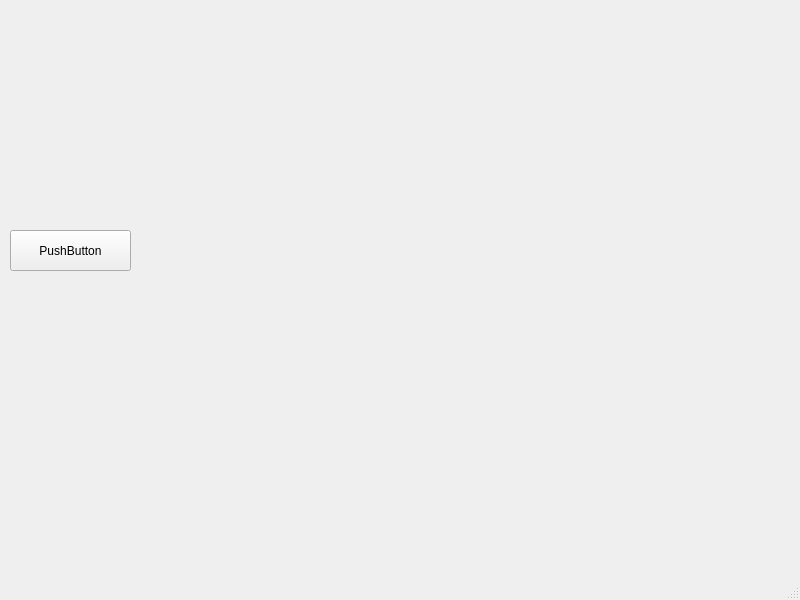
<?xml version="1.0" encoding="UTF-8"?>
<ui version="4.0">
 <class>MainWindow</class>
 <widget class="QMainWindow" name="MainWindow">
  <property name="geometry">
   <rect>
    <x>0</x>
    <y>0</y>
    <width>800</width>
    <height>600</height>
   </rect>
  </property>
  <property name="windowTitle">
   <string>MainWindow</string>
  </property>
  <widget class="QWidget" name="centralwidget">
   <widget class="QPushButton" name="pushButton">
    <property name="geometry">
     <rect>
      <x>10</x>
      <y>230</y>
      <width>121</width>
      <height>41</height>
     </rect>
    </property>
    <property name="text">
     <string>PushButton</string>
    </property>
    <property name="icon">
     <iconset resource="test.qrc">
      <normaloff>:/rc/Resource/Science.png</normaloff>:/rc/Resource/Science.png</iconset>
    </property>
   </widget>
   <widget class="QWidget" name="widget" native="true">
    <property name="geometry">
     <rect>
      <x>200</x>
      <y>100</y>
      <width>521</width>
      <height>391</height>
     </rect>
    </property>
   </widget>
  </widget>
  <widget class="QMenuBar" name="menubar">
   <property name="geometry">
    <rect>
     <x>0</x>
     <y>0</y>
     <width>800</width>
     <height>23</height>
    </rect>
   </property>
  </widget>
  <widget class="QStatusBar" name="statusbar"/>
 </widget>
 <resources>
  <include location="test.qrc"/>
 </resources>
 <connections/>
</ui>
